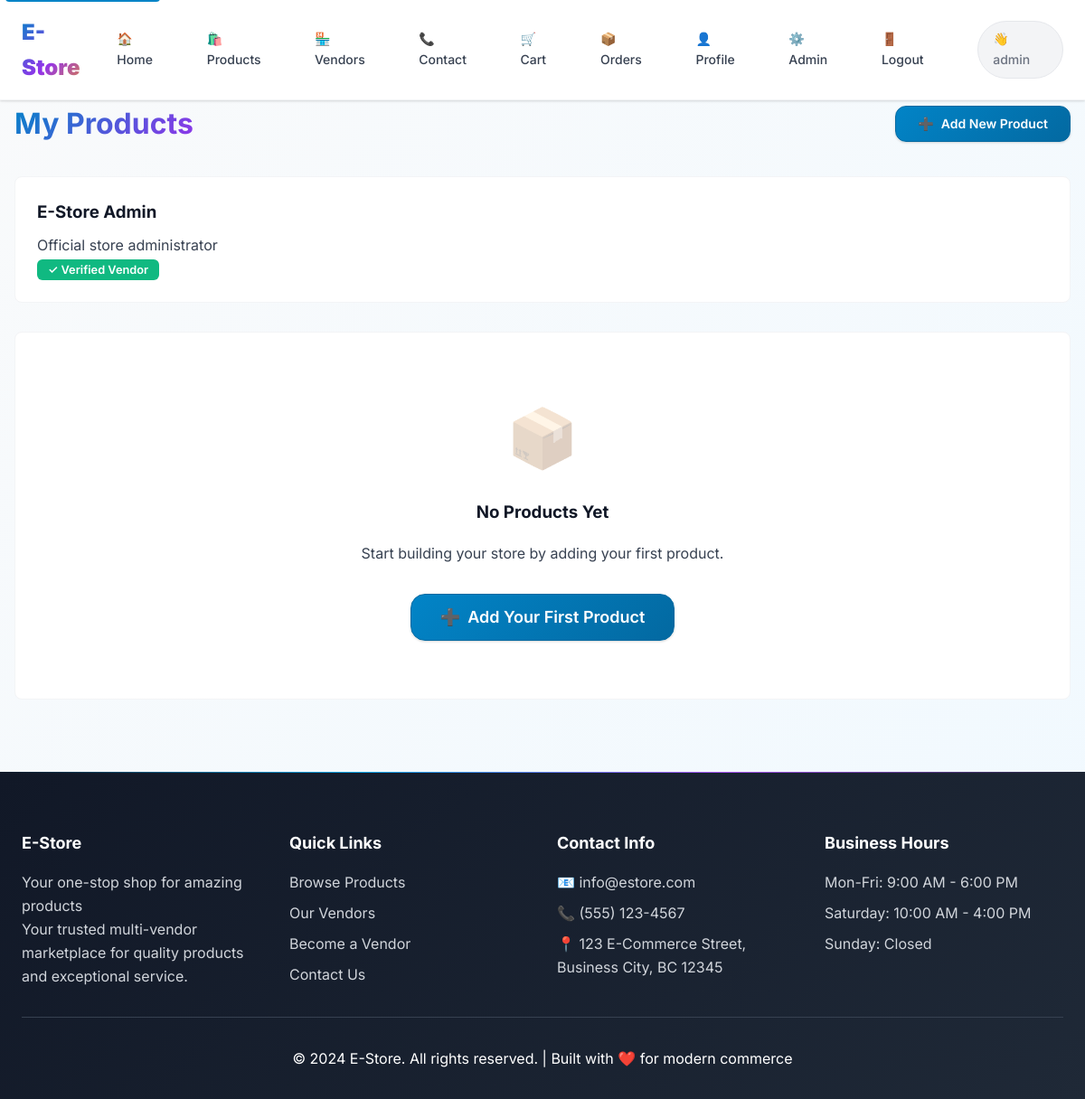
Screenshot of /vendor/products (signed in) with the database file from the repository.
### app.py (models this page shows)
class Vendor(db.Model):
    id = db.Column(db.Integer, primary_key=True)
    user_id = db.Column(db.Integer, db.ForeignKey('user.id'), nullable=False)
    business_name = db.Column(db.String(100), nullable=False)
    business_description = db.Column(db.Text)
    business_address = db.Column(db.Text)
    business_phone = db.Column(db.String(20))
    business_email = db.Column(db.String(120))
    logo_url = db.Column(db.String(200))
    banner_url = db.Column(db.String(200))
    is_verified = db.Column(db.Boolean, default=False)
    commission_rate = db.Column(db.Float, default=5.0)
    total_sales = db.Column(db.Float, default=0.0)
    rating = db.Column(db.Float, default=0.0)
    total_reviews = db.Column(db.Integer, default=0)
    created_at = db.Column(db.DateTime, default=datetime.utcnow)
    user = db.relationship('User', backref='vendor_profile')
    products = db.relationship('Product', backref='vendor', lazy=True)

### app.py (the view)
@app.route('/vendor/products')
@vendor_required
def vendor_products():
    user = User.query.get(session['user_id'])
    vendor = Vendor.query.filter_by(user_id=user.id).first()
    if not vendor:
        flash('Please complete your vendor registration first')
        return redirect(url_for('become_vendor'))
    products = Product.query.filter_by(vendor_id=vendor.id).all()
    return render_template('vendor/products.html', products=products, vendor=vendor)

### app.py (called while the page is built)
@app.context_processor
def inject_store_config():
    return dict(store_config=STORE_CONFIG)

def vendor_required(f):
    from functools import wraps
    @wraps(f)
    def decorated_function(*args, **kwargs):
        if 'user_id' not in session:
            return redirect(url_for('login'))
        user = User.query.get(session['user_id'])
        if not user or user.role not in ['vendor', 'admin']:
            flash('Vendor access required')
            return redirect(url_for('index'))
        return f(*args, **kwargs)
    return decorated_function

### templates/vendor/products.html (shortened to what this page needs)
{% extends "base.html" %}
{% block content %}
<div class="container">
    <div style="display: flex; justify-content: space-between; align-items: center; margin-bottom: 2rem;">
        <h1 style="background: linear-gradient(135deg, var(--primary-color), var(--secondary-color)); -webkit-background-clip: text; -webkit-text-fill-color: transparent; background-clip: text;">
            My Products
        </h1>
        <a href="{{ url_for('vendor_add_product') }}" class="btn btn-primary">
            <span>➕</span> Add New Product
        </a>
    </div>
    {% if vendor %}
    <div style="background: var(--bg-card); padding: 1.5rem; border-radius: var(--radius-lg); margin-bottom: 2rem; border: 1px solid var(--border-light);">
        <h3 style="color: var(--text-primary); margin-bottom: 0.5rem;">{{ vendor.business_name }}</h3>
        <p style="color: var(--text-secondary);">{{ vendor.business_description or 'No description available' }}</p>
        {% if vendor.is_verified %}
            <span style="background: var(--success-color); color: white; padding: 0.25rem 0.75rem; border-radius: var(--radius-md); font-size: 0.8rem; font-weight: 600;">✓ Verified Vendor</span>
        {% else %}
            <span style="background: var(--warning-color); color: white; padding: 0.25rem 0.75rem; border-radius: var(--radius-md); font-size: 0.8rem; font-weight: 600;">⏳ Pending Verification</span>
        {% endif %}
    </div>
    {% endif %}
    {% if products %}
    <div class="products-grid">
        {% for product in products %}
        <div class="product-card">
            <img src="{{ product.image_url or '/static/images/placeholder.jpg' }}" alt="{{ product.name }}">
            <div class="product-info">
                <div class="product-category">{{ product.category or 'Uncategorized' }}</div>
                <h3>{{ product.name }}</h3>
                <p style="color: var(--text-secondary); font-size: 0.9rem; margin-bottom: 1rem;">{{ product.description[:100] }}{% if product.description|length > 100 %}...{% endif %}</p>
                <div style="display: flex; justify-content: space-between; align-items: center; margin-bottom: 1rem;">
                    <span class="product-price">${{ "%.2f"|format(product.price) }}</span>
                    <span class="product-stock" style="color: {% if product.stock > 10 %}var(--success-color){% elif product.stock > 0 %}var(--warning-color){% else %}var(--error-color){% endif %};">
                        Stock: {{ product.stock }}
                    </span>
                </div>
                {% if product.discount_percentage > 0 %}
                <div style="background: var(--accent-color); color: white; padding: 0.25rem 0.5rem; border-radius: var(--radius-md); font-size: 0.8rem; margin-bottom: 1rem; display: inline-block;">
                    {{ product.discount_percentage }}% OFF
                </div>
                {% endif %}
                <div class="product-actions">
                    <a href="{{ url_for('vendor_edit_product', id=product.id) }}" class="btn btn-secondary btn-sm">
                        ✏️ Edit
                    </a>
                    <a href="{{ url_for('product_detail', id=product.id) }}" class="btn btn-outline btn-sm">
                        👁️ View
                    </a>
                </div>
                <div style="margin-top: 1rem; padding-top: 1rem; border-top: 1px solid var(--border-light); font-size: 0.8rem; color: var(--text-muted);">
                    <div>SKU: {{ product.sku or 'N/A' }}</div>
                    <div>Status: <span style="color: {% if product.status == 'active' %}var(--success-color){% else %}var(--warning-color){% endif %};">{{ product.status.title() }}</span></div>
                </div>
            </div>
        </div>
        {% endfor %}
    </div>
    {% else %}
    <div style="text-align: center; padding: 4rem 2rem; background: var(--bg-card); border-radius: var(--radius-lg); border: 1px solid var(--border-light);">
        <div style="font-size: 4rem; margin-bottom: 1rem; opacity: 0.3;">📦</div>
        <h3 style="color: var(--text-primary); margin-bottom: 1rem;">No Products Yet</h3>
        <p style="color: var(--text-secondary); margin-bottom: 2rem;">Start building your store by adding your first product.</p>
        <a href="{{ url_for('vendor_add_product') }}" class="btn btn-primary btn-large">
            <span>➕</span> Add Your First Product
        </a>
    </div>
    {% endif %}
</div>
{% endblock %}

### rows the page displays
Vendor: business_name "E-Store Admin", business_description "Official store administrator"

### other values shown
{{ store_config.name }} "E-Store"
{{ session.username }} "admin"
{{ store_config.description }} "Your one-stop shop for amazing products"
{{ store_config.contact.email }} "info@estore.com"
{{ store_config.contact.phone }} "(555) 123-4567"
{{ store_config.contact.address }} "123 E-Commerce Street, Business City, BC 12345"
{{ store_config.business_hours.monday_friday }} "9:00 AM - 6:00 PM"
{{ store_config.business_hours.saturday }} "10:00 AM - 4:00 PM"
{{ store_config.business_hours.sunday }} "Closed"
